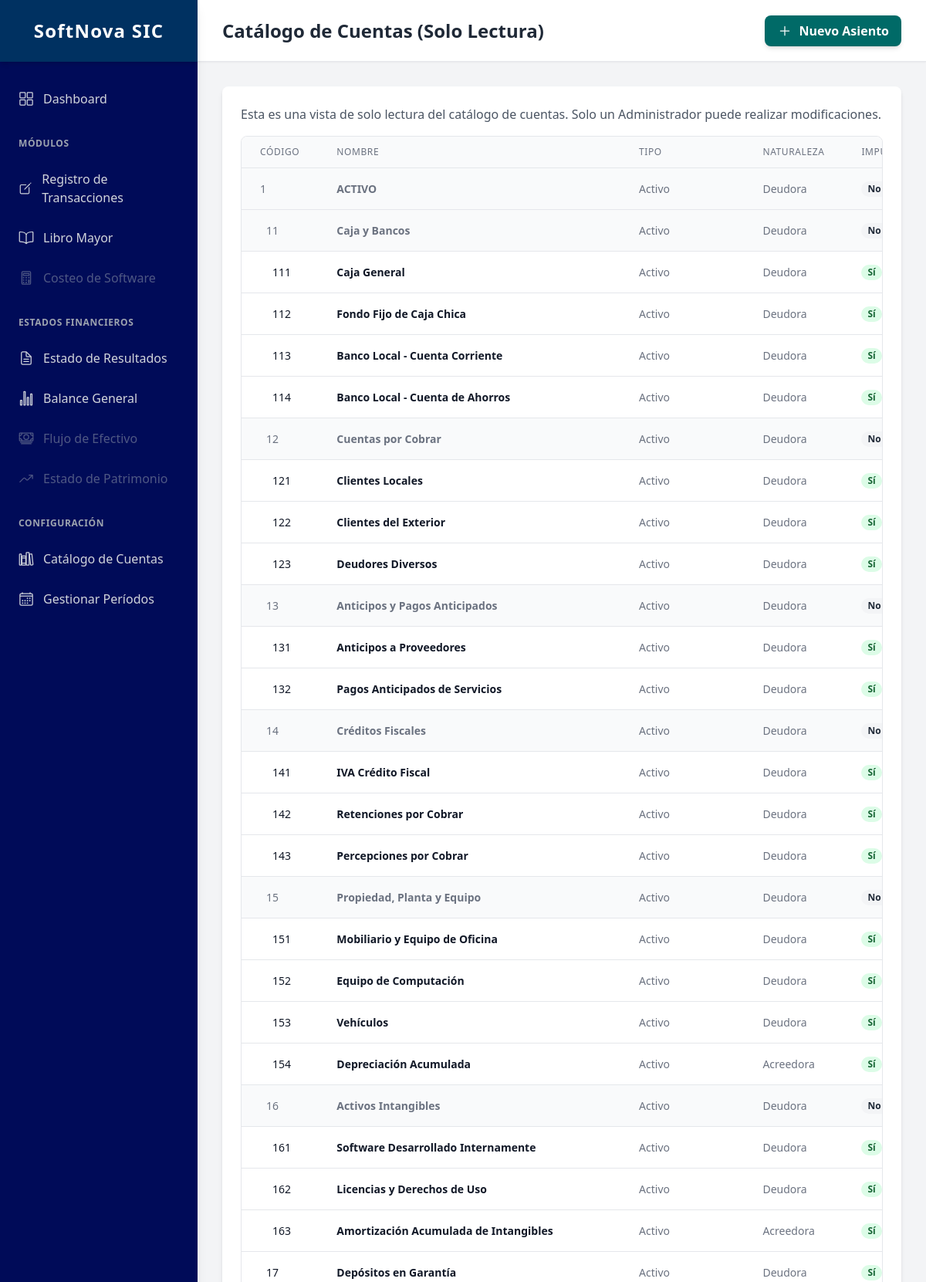
/contabilidad/configuracion/catalogo/ (signed in, upper part), run on the app's committed database.
### contabilidad/models.py (models this page shows, shortened)
class Cuenta(models.Model):
    class TipoCuenta(models.TextChoices):
        ACTIVO = 'ACTIVO', 'Activo'
        PASIVO = 'PASIVO', 'Pasivo'
        PATRIMONIO = 'PATRIMONIO', 'Patrimonio'
        INGRESO = 'INGRESO', 'Ingreso'
        COSTO = 'COSTO', 'Costo'
        GASTO = 'GASTO', 'Gasto'
        CUENTA_DE_ORDEN = 'ORDEN', 'Cuenta de Orden'
    class NaturalezaCuenta(models.TextChoices):
        DEUDORA = 'DEUDORA', 'Deudora'
        ACREEDORA = 'ACREEDORA', 'Acreedora'
    codigo = models.CharField(
        max_length=20,
        unique=True,
        help_text="Código único de la cuenta (ej. 111, 121.01)"
    )
    nombre = models.CharField(
        max_length=255,
        help_text="Nombre descriptivo de la cuenta (ej. Caja General)"
    )
    padre = models.ForeignKey(
        'self',
        null=True,
        blank=True,
        on_delete=models.PROTECT, # Proteger para no borrar padres con hijos
        related_name='hijos',
        help_text="Cuenta padre a la que pertenece esta subcuenta"
    )
    tipo_cuenta = models.CharField(
        max_length=10,
        choices=TipoCuenta.choices,
        help_text="Clasificación principal para estados financieros"
    )
    naturaleza = models.CharField(
        max_length=10,
        choices=NaturalezaCuenta.choices,
        help_text="Naturaleza de la cuenta (Deudora o Acreedora)"
    )
    es_imputable = models.BooleanField(
        default=False,
        help_text="Indica si la cuenta puede recibir movimientos (transacciones)"
    )
    class Meta:
        ordering = ['codigo']
        verbose_name = "Cuenta Contable"
        verbose_name_plural = "Catálogo de Cuentas"

### contabilidad/views.py (the view)
# urls.py: path('configuracion/catalogo/', views.ver_catalogo, name='ver_catalogo'),
@login_required
@user_passes_test(es_contador_o_admin, login_url='/admin/login/')
def ver_catalogo(request):
    cuentas_principales = Cuenta.objects.filter(padre__isnull=True).order_by('codigo')
    context = {
        'cuentas_principales': cuentas_principales,
    }
    return render(request, 'contabilidad/catalogo_readonly.html', context)

### contabilidad/views.py (called while the page is built)
def es_contador_o_admin(user):
    return user.is_staff or user.is_superuser

### contabilidad/templates/contabilidad/catalogo_readonly.html (shortened to what this page needs)
{% extends 'base.html' %}
{% block page_title %}Catálogo de Cuentas (Solo Lectura){% endblock %}
{% block content %}
<div class="bg-white p-6 rounded-lg shadow-md">
    <p class="text-gray-600 mb-4">Esta es una vista de solo lectura del catálogo de cuentas. Solo un Administrador puede realizar modificaciones.</p>
    <div class="overflow-x-auto rounded-lg border border-gray-200">
        <table class="min-w-full divide-y divide-gray-200">
            <thead class="bg-gray-50">
                <tr>
                    <th scope="col" class="px-6 py-3 text-left text-xs font-medium text-gray-500 uppercase tracking-wider">Código</th>
                    <th scope="col" class="px-6 py-3 text-left text-xs font-medium text-gray-500 uppercase tracking-wider">Nombre</th>
                    <th scope="col" class="px-6 py-3 text-left text-xs font-medium text-gray-500 uppercase tracking-wider">Tipo</th>
                    <th scope="col" class="px-6 py-3 text-left text-xs font-medium text-gray-500 uppercase tracking-wider">Naturaleza</th>
                    <th scope="col" class="px-6 py-3 text-left text-xs font-medium text-gray-500 uppercase tracking-wider">Imputable</th>
                </tr>
            </thead>
            <tbody class="bg-white divide-y divide-gray-200">
                {% for cuenta in cuentas_principales %}
                    {% include "contabilidad/partials/cuenta_fila.html" with cuenta=cuenta indent_level=0 %}
                {% endfor %}
            </tbody>
        </table>
    </div>
</div>
{% endblock %}

### contabilidad/templates/contabilidad/partials/cuenta_fila.html
<tr class="{% if not cuenta.es_imputable %}bg-gray-50{% endif %}">
    <td class="px-6 py-4 whitespace-nowrap text-sm font-medium {% if cuenta.es_imputable %}text-gray-900{% else %}text-gray-500{% endif %}">
        <span class="pl-{{ indent_level }}">{{ cuenta.codigo }}</span>
    </td>
    <td class="px-6 py-4 whitespace-nowrap text-sm {% if cuenta.es_imputable %}text-gray-900{% else %}text-gray-500{% endif %}">
        <span class="font-semibold">{{ cuenta.nombre }}</span>
    </td>
    <td class="px-6 py-4 whitespace-nowrap text-sm text-gray-500">{{ cuenta.get_tipo_cuenta_display }}</td>
    <td class="px-6 py-4 whitespace-nowrap text-sm text-gray-500">{{ cuenta.get_naturaleza_display }}</td>
    <td class="px-6 py-4 whitespace-nowrap text-sm text-gray-500">
        {% if cuenta.es_imputable %}
            <span class="px-2 inline-flex text-xs leading-5 font-semibold rounded-full bg-green-100 text-green-800">
                Sí
            </span>
        {% else %}
            <span class="px-2 inline-flex text-xs leading-5 font-semibold rounded-full bg-gray-100 text-gray-800">
                No (Grupo)
            </span>
        {% endif %}
    </td>
</tr>
{% for hijo in cuenta.hijos.all %}
    {% include "contabilidad/partials/cuenta_fila.html" with cuenta=hijo indent_level=indent_level|add:2 %}
{% endfor %}

### data on the page
Cuenta: codigo "1", nombre "ACTIVO", tipo_cuenta "Activo", naturaleza "Deudora", es_imputable "No…"
Cuenta: codigo "11", nombre "Caja y Bancos", tipo_cuenta "Activo", naturaleza "Deudora", es_imputable "No…"
Cuenta: codigo "111", nombre "Caja General", tipo_cuenta "Activo", naturaleza "Deudora", es_imputable "Sí"
Cuenta: codigo "112", nombre "Fondo Fijo de Caja Chica", tipo_cuenta "Activo", naturaleza "Deudora", es_imputable "Sí"
Cuenta: codigo "113", nombre "Banco Local - Cuenta Corriente", tipo_cuenta "Activo", naturaleza "Deudora", es_imputable "Sí"
Cuenta: codigo "114", nombre "Banco Local - Cuenta de Ahorros", tipo_cuenta "Activo", naturaleza "Deudora", es_imputable "Sí"
Cuenta: codigo "12", nombre "Cuentas por Cobrar", tipo_cuenta "Activo", naturaleza "Deudora", es_imputable "No…"
Cuenta: codigo "121", nombre "Clientes Locales", tipo_cuenta "Activo", naturaleza "Deudora", es_imputable "Sí"
Cuenta: codigo "122", nombre "Clientes del Exterior", tipo_cuenta "Activo", naturaleza "Deudora", es_imputable "Sí"
Cuenta: codigo "123", nombre "Deudores Diversos", tipo_cuenta "Activo", naturaleza "Deudora", es_imputable "Sí"
Cuenta: codigo "13", nombre "Anticipos y Pagos Anticipados", tipo_cuenta "Activo", naturaleza "Deudora", es_imputable "No…"
Cuenta: codigo "131", nombre "Anticipos a Proveedores", tipo_cuenta "Activo", naturaleza "Deudora", es_imputable "Sí"
Cuenta: codigo "132", nombre "Pagos Anticipados de Servicios", tipo_cuenta "Activo", naturaleza "Deudora", es_imputable "Sí"
Cuenta: codigo "14", nombre "Créditos Fiscales", tipo_cuenta "Activo", naturaleza "Deudora", es_imputable "No…"
Cuenta: codigo "141", nombre "IVA Crédito Fiscal", tipo_cuenta "Activo", naturaleza "Deudora", es_imputable "Sí"
Cuenta: codigo "142", nombre "Retenciones por Cobrar", tipo_cuenta "Activo", naturaleza "Deudora", es_imputable "Sí"
Cuenta: codigo "143", nombre "Percepciones por Cobrar", tipo_cuenta "Activo", naturaleza "Deudora", es_imputable "Sí"
Cuenta: codigo "15", nombre "Propiedad, Planta y Equipo", tipo_cuenta "Activo", naturaleza "Deudora", es_imputable "No…"
Cuenta: codigo "151", nombre "Mobiliario y Equipo de Oficina", tipo_cuenta "Activo", naturaleza "Deudora", es_imputable "Sí"
Cuenta: codigo "152", nombre "Equipo de Computación", tipo_cuenta "Activo", naturaleza "Deudora", es_imputable "Sí"
Cuenta: codigo "153", nombre "Vehículos", tipo_cuenta "Activo", naturaleza "Deudora", es_imputable "Sí"
Cuenta: codigo "154", nombre "Depreciación Acumulada", tipo_cuenta "Activo", naturaleza "Acreedora", es_imputable "Sí"
Cuenta: codigo "16", nombre "Activos Intangibles", tipo_cuenta "Activo", naturaleza "Deudora", es_imputable "No…"
Cuenta: codigo "161", nombre "Software Desarrollado Internamente", tipo_cuenta "Activo", naturaleza "Deudora", es_imputable "Sí"
Cuenta: codigo "162", nombre "Licencias y Derechos de Uso", tipo_cuenta "Activo", naturaleza "Deudora", es_imputable "Sí"
Cuenta: codigo "163", nombre "Amortización Acumulada de Intangibles", tipo_cuenta "Activo", naturaleza "Acreedora", es_imputable "Sí"
Cuenta: codigo "17", nombre "Depósitos en Garantía", tipo_cuenta "Activo", naturaleza "Deudora", es_imputable "Sí"
